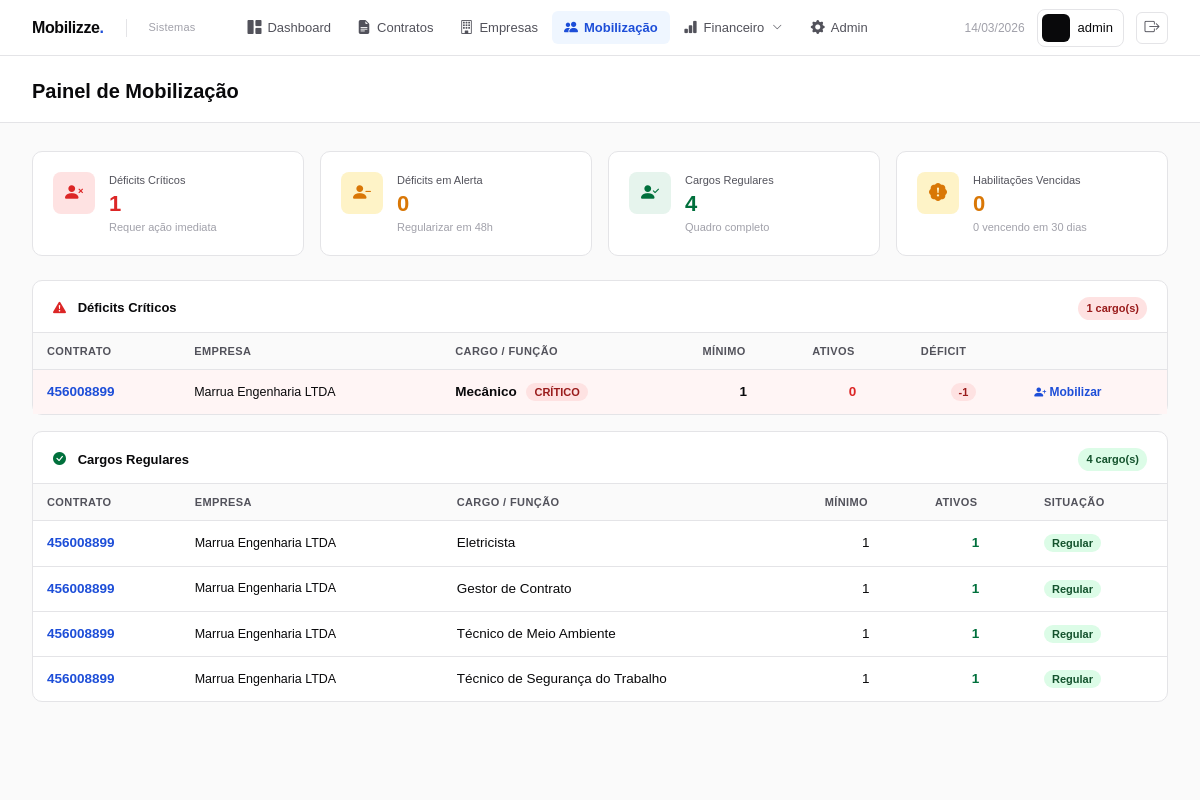
/mobilizacao/ (signed in), run on the app's committed database.
### mobilizacao/models.py (models this page shows, shortened)
class CargoObrigatorio(models.Model):
    contrato            = models.ForeignKey(Contrato, on_delete=models.CASCADE,
                                            related_name='cargos_obrigatorios')
    funcao              = models.CharField(max_length=100)
    cbo                 = models.CharField(max_length=10, blank=True)
    quantidade_minima   = models.PositiveIntegerField()
    is_critico          = models.BooleanField(
        default=False,
        verbose_name='Cargo Crítico',
        help_text='Cargo crítico paralisa a obra se estiver em déficit'
    )
    requer_habilitacao  = models.BooleanField(default=False)
    habilitacao_descricao = models.CharField(max_length=200, blank=True)
    observacao          = models.TextField(blank=True)
    class Meta:
        verbose_name        = 'Cargo Obrigatório'
        verbose_name_plural = 'Cargos Obrigatórios'
    @property
    def total_ativos(self):
        return self.colaboradores.filter(
            status='mobilizado',
            data_desmobilizacao__isnull=True
        ).count()
    @property
    def deficit(self):
        return max(0, self.quantidade_minima - self.total_ativos)
    @property
    def situacao(self):
        if self.deficit == 0:
            return 'ok'
        if self.is_critico:
            return 'critico'
        return 'alerta'

### contratos/models.py (models this page shows, shortened)
class Contrato(models.Model):
    AREAS = [
        ('mineracao',  'Mineração'),
        ('logistica',  'Logística'),
        ('energia',    'Energia'),
        ('engenharia', 'Engenharia'),
    ]
    MODALIDADES = [
        ('servico',      'Prestação de Serviço'),
        ('fornecimento', 'Fornecimento'),
        ('misto',        'Misto'),
    ]
    STATUS = [
        ('minuta',    'Minuta'),
        ('aprovacao', 'Em Aprovação'),
        ('vigente',   'Vigente'),
        ('suspenso',  'Suspenso'),
        ('encerrado', 'Encerrado'),
    ]
    numero_sap      = models.CharField(max_length=20, unique=True)
    objeto          = models.TextField()
    area            = models.CharField(max_length=20, choices=AREAS)
    modalidade      = models.CharField(max_length=20, choices=MODALIDADES)
    status          = models.CharField(max_length=20, choices=STATUS,
                                       default='minuta')
    empresa         = models.ForeignKey(Empresa, on_delete=models.PROTECT,
                                        related_name='contratos')
    gestor_tecnico  = models.ForeignKey(User, on_delete=models.PROTECT,
                                        related_name='contratos_tecnicos')
    gestor_admin    = models.ForeignKey(User, on_delete=models.PROTECT,
                                        related_name='contratos_admin')
    valor_original  = models.DecimalField(max_digits=15, decimal_places=2)
    valor_atual     = models.DecimalField(max_digits=15, decimal_places=2)
    data_assinatura     = models.DateField()
    data_inicio         = models.DateField()
    data_termino        = models.DateField()
    data_termino_atual  = models.DateField()
    criado_em       = models.DateTimeField(auto_now_add=True)
    atualizado_em   = models.DateTimeField(auto_now=True)
    criado_por      = models.ForeignKey(User, on_delete=models.PROTECT,
                                        related_name='contratos_criados',
                                        null=True)
    class Meta:
        verbose_name        = 'Contrato'
        verbose_name_plural = 'Contratos'
        ordering            = ['-criado_em']

### empresas/models.py (models this page shows, shortened)
class Empresa(models.Model):
    AREAS = [
        ('mineracao',  'Mineração'),
        ('logistica',  'Logística'),
        ('energia',    'Energia'),
        ('engenharia', 'Engenharia'),
        ('outros',     'Outros'),
    ]
    razao_social    = models.CharField(max_length=200)
    nome_fantasia   = models.CharField(max_length=200, blank=True)
    cnpj            = models.CharField(max_length=18, unique=True)
    area_atuacao    = models.CharField(max_length=20, choices=AREAS)
    email           = models.EmailField(blank=True)
    telefone        = models.CharField(max_length=20, blank=True)
    endereco        = models.TextField(blank=True)
    ativa           = models.BooleanField(default=True)
    criado_em       = models.DateTimeField(auto_now_add=True)
    atualizado_em   = models.DateTimeField(auto_now=True)
    class Meta:
        verbose_name        = 'Empresa'
        verbose_name_plural = 'Empresas'
        ordering            = ['razao_social']

### mobilizacao/views.py (the view)
@login_required
def painel(request):
    hoje = date.today()
    cargos = CargoObrigatorio.objects.filter(
        contrato__status='vigente'
    ).select_related('contrato', 'contrato__empresa').order_by(
        'contrato__numero_sap', 'funcao'
    )
    criticos  = [c for c in cargos if c.situacao == 'critico']
    alertas   = [c for c in cargos if c.situacao == 'alerta']
    regulares = [c for c in cargos if c.situacao == 'ok']
    hab_vencidas = Habilitacao.objects.filter(
        colaborador__status='mobilizado',
        data_validade__lt=hoje
    ).select_related('colaborador', 'colaborador__contrato')
    hab_vencendo = Habilitacao.objects.filter(
        colaborador__status='mobilizado',
        data_validade__gte=hoje,
        data_validade__lte=hoje + timedelta(days=30)
    ).select_related('colaborador', 'colaborador__contrato')
    afastados = ColaboradorMobilizado.objects.filter(
        status__in=['afastado', 'ferias'],
        contrato__status='vigente'
    ).select_related('contrato', 'cargo_obrigatorio')
    context = {
        'criticos':    criticos,
        'alertas':     alertas,
        'regulares':   regulares,
        'total_criticos':  len(criticos),
        'total_alertas':   len(alertas),
        'total_regulares': len(regulares),
        'hab_vencidas':  hab_vencidas,
        'hab_vencendo':  hab_vencendo,
        'afastados':     afastados,
        'hoje':          hoje,
    }
    return render(request, 'mobilizacao/painel.html', context)

### templates/mobilizacao/painel.html (shortened to what this page needs)
{% extends 'base.html' %}
{% block page_title %}Painel de Mobilização{% endblock %}
{% block content %}
<div class="row g-3 mb-4">
  <div class="col-sm-6 col-xl-3">
    <div class="kpi-card">
      <div class="kpi-icon red"><i class="bi bi-person-x-fill"></i></div>
      <div>
        <div class="kpi-label">Déficits Críticos</div>
        <div class="kpi-value" style="color:#dc2626;">{{ total_criticos }}</div>
        <div class="kpi-sub">Requer ação imediata</div>
      </div>
    </div>
  </div>
  <div class="col-sm-6 col-xl-3">
    <div class="kpi-card">
      <div class="kpi-icon yellow"><i class="bi bi-person-dash-fill"></i></div>
      <div>
        <div class="kpi-label">Déficits em Alerta</div>
        <div class="kpi-value" style="color:#d97706;">{{ total_alertas }}</div>
        <div class="kpi-sub">Regularizar em 48h</div>
      </div>
    </div>
  </div>
  <div class="col-sm-6 col-xl-3">
    <div class="kpi-card">
      <div class="kpi-icon green"><i class="bi bi-person-check-fill"></i></div>
      <div>
        <div class="kpi-label">Cargos Regulares</div>
        <div class="kpi-value" style="color:var(--vale-green);">{{ total_regulares }}</div>
        <div class="kpi-sub">Quadro completo</div>
      </div>
    </div>
  </div>
  <div class="col-sm-6 col-xl-3">
    <div class="kpi-card">
      <div class="kpi-icon yellow"><i class="bi bi-patch-exclamation-fill"></i></div>
      <div>
        <div class="kpi-label">Habilitações Vencidas</div>
        <div class="kpi-value" style="color:#d97706;">{{ hab_vencidas|length }}</div>
        <div class="kpi-sub">{{ hab_vencendo|length }} vencendo em 30 dias</div>
      </div>
    </div>
  </div>
</div>
{% if criticos %}
<div class="card mb-3">
  <div class="card-header-custom">
    <h6>
      <i class="bi bi-exclamation-triangle-fill"
         style="color:#dc2626;margin-right:8px;"></i>
      Déficits Críticos
    </h6>
    <span class="badge-critico">{{ total_criticos }} cargo(s)</span>
  </div>
  <div style="overflow-x:auto;">
    <table class="table-custom">
      <thead>
        <tr>
          <th>Contrato</th>
          <th>Empresa</th>
          <th>Cargo / Função</th>
          <th>Mínimo</th>
          <th>Ativos</th>
          <th>Déficit</th>
          <th></th>
        </tr>
      </thead>
      <tbody>
        {% for c in criticos %}
        <tr style="background:#fff5f5;">
          <td>
            <a href="{% url 'contratos:detalhe' c.contrato.pk %}"
               style="font-weight:700;color:var(--vale-blue);text-decoration:none;">
              {{ c.contrato.numero_sap }}
            </a>
          </td>
          <td style="font-size:12.5px;">{{ c.contrato.empresa.razao_social }}</td>
          <td>
            <span style="font-weight:600;">{{ c.funcao }}</span>
            <span class="badge-critico" style="margin-left:6px;">CRÍTICO</span>
          </td>
          <td style="text-align:center;font-weight:600;">{{ c.quantidade_minima }}</td>
          <td style="text-align:center;color:#dc2626;font-weight:700;">
            {{ c.total_ativos }}
          </td>
          <td style="text-align:center;">
            <span class="badge-critico">-{{ c.deficit }}</span>
          </td>
          <td>
            <a href="{% url 'mobilizacao:colaborador_criar' c.contrato.pk %}"
               style="font-size:12px;color:var(--vale-blue);
                      text-decoration:none;font-weight:600;">
              <i class="bi bi-person-plus-fill"></i> Mobilizar
            </a>
          </td>
        </tr>
        {% endfor %}
      </tbody>
    </table>
  </div>
</div>
{% endif %}
{% if regulares %}
<div class="card">
  <div class="card-header-custom">
    <h6>
      <i class="bi bi-check-circle-fill"
         style="color:var(--vale-green);margin-right:8px;"></i>
      Cargos Regulares
    </h6>
    <span class="badge-ok">{{ total_regulares }} cargo(s)</span>
  </div>
  <div style="overflow-x:auto;">
    <table class="table-custom">
      <thead>
        <tr>
          <th>Contrato</th>
          <th>Empresa</th>
          <th>Cargo / Função</th>
          <th>Mínimo</th>
          <th>Ativos</th>
          <th>Situação</th>
        </tr>
      </thead>
      <tbody>
        {% for c in regulares %}
        <tr>
          <td>
            <a href="{% url 'contratos:detalhe' c.contrato.pk %}"
               style="font-weight:700;color:var(--vale-blue);text-decoration:none;">
              {{ c.contrato.numero_sap }}
            </a>
          </td>
          <td style="font-size:12.5px;">{{ c.contrato.empresa.razao_social }}</td>
          <td style="font-weight:500;">{{ c.funcao }}</td>
          <td style="text-align:center;">{{ c.quantidade_minima }}</td>
          <td style="text-align:center;color:var(--vale-green);font-weight:700;">
            {{ c.total_ativos }}
          </td>
          <td><span class="badge-ok">Regular</span></td>
        </tr>
        {% endfor %}
      </tbody>
    </table>
  </div>
</div>
{% endif %}
{% endblock %}

### templates/base.html (shortened to what this page needs)
<!DOCTYPE html>
<html lang="pt-br">
<head>
  <link href="https://cdn.jsdelivr.net/npm/bootstrap@5.3.3/dist/css/bootstrap.min.css" rel="stylesheet">
  <link href="https://cdn.jsdelivr.net/npm/bootstrap-icons@1.11.3/font/bootstrap-icons.min.css" rel="stylesheet">
</head>
<body>
<nav class="navbar-top">
  <a href="{% url 'contratos:dashboard' %}" class="nav-logo">
    <div class="nav-logo-mark">Mobilizze<span>.</span></div>
    <div class="nav-logo-sub">Sistemas</div>
  </a>
  <div class="nav-links">
    <a href="{% url 'contratos:dashboard' %}" class="nav-link-item
      {% if request.resolver_match.url_name == 'dashboard' %}active{% endif %}">
      <i class="bi bi-grid-1x2-fill"></i>
      <span>Dashboard</span>
    </a>
    <a href="{% url 'contratos:lista' %}" class="nav-link-item
      {% if request.resolver_match.url_name == 'lista' or request.resolver_match.url_name == 'detalhe' %}active{% endif %}">
      <i class="bi bi-file-earmark-text-fill"></i>
      <span>Contratos</span>
    </a>
    <a href="{% url 'empresas:lista' %}" class="nav-link-item
      {% if 'empresas' in request.path %}active{% endif %}">
      <i class="bi bi-building"></i>
      <span>Empresas</span>
    </a>
    <a href="{% url 'mobilizacao:painel' %}" class="nav-link-item
      {% if 'mobilizacao' in request.path %}active{% endif %}">
      <i class="bi bi-people-fill"></i>
      <span>Mobilização</span>
    </a>
    <div class="nav-dropdown">
      <a href="#" class="nav-link-item
        {% if 'financeiro' in request.path %}active{% endif %}"
        onclick="return false;">
        <i class="bi bi-bar-chart-fill"></i>
        <span>Financeiro</span>
        <i class="bi bi-chevron-down" style="font-size:10px;margin-left:2px;"></i>
      </a>
    <a href="/admin/" class="nav-link-item">
      <i class="bi bi-gear-fill"></i>
      <span>Admin</span>
    </a>
  </div>
  <div class="nav-right">
    <span class="nav-date">
      {% now "d/m/Y" %}
    </span>
    <div class="nav-user">
      <div class="avatar">
      </div>
      <span class="nav-user-name">
        {{ request.user.get_full_name|default:request.user.username }}
      </span>
    </div>
    <a href="{% url 'accounts:logout' %}" class="nav-logout" title="Sair">
      <i class="bi bi-box-arrow-right"></i>
    </a>
  </div>
</nav>
<div class="page-header">
  <div class="page-header-title">
    {% block page_title %}Dashboard{% endblock %}
  </div>
</div>
<main class="page-content">
  {% block content %}{% endblock %}
</main>
</body>
</html>

### data on the page
CargoObrigatorio: contrato.numero_sap "456008899", contrato.empresa.razao_social "Marrua Engenharia LTDA", funcao "Mecânico", quantidade_minima "1", total_ativos "0", deficit "1"
CargoObrigatorio: contrato.numero_sap "456008899", contrato.empresa.razao_social "Marrua Engenharia LTDA", funcao "Eletricista", quantidade_minima "1", total_ativos "1"
CargoObrigatorio: contrato.numero_sap "456008899", contrato.empresa.razao_social "Marrua Engenharia LTDA", funcao "Gestor de Contrato", quantidade_minima "1", total_ativos "1"
CargoObrigatorio: contrato.numero_sap "456008899", contrato.empresa.razao_social "Marrua Engenharia LTDA", funcao "Técnico de Meio Ambiente", quantidade_minima "1", total_ativos "1"
CargoObrigatorio: contrato.numero_sap "456008899", contrato.empresa.razao_social "Marrua Engenharia LTDA", funcao "Técnico de Segurança do Trabalho", quantidade_minima "1", total_ativos "1"

### other printed values
{{ request.user.get_full_name|default:request.user.username }} "admin"
{{ total_criticos }} "1"
{{ total_alertas }} "0"
{{ total_regulares }} "4"
{{ hab_vencidas|length }} "0"
{{ hab_vencendo|length }} "0"
